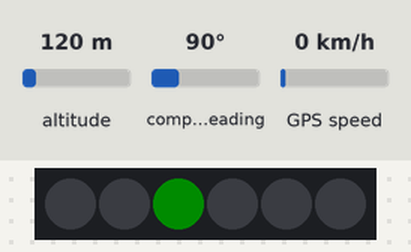
Recording of a sketch running on a simulated ESP8266 (NodeMCU). Parts: 6 RGB LEDs in strip order, left to right. The inputs (shaded band) are chosen by the test bench; at power-on: altitude 120 m, compass heading 90°, GPS speed 0 km/h. Dim RGB values are drawn brighter than linear; WiFi joins after 1.5 s; servers stay silent unless stated; network time is answered at once with the bench clock; the local clock reads 2024-03-15 10:24:30 at power-on unless the sketch sets it; the GPS gets a fix after 3 s at 37.7749, -122.4194 with 8 satellites; what the sketch prints to the serial monitor is not drawn.

Above: at 0.21 s.
At 1.0 s:
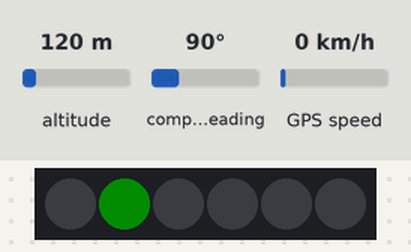
At 1.41 s:
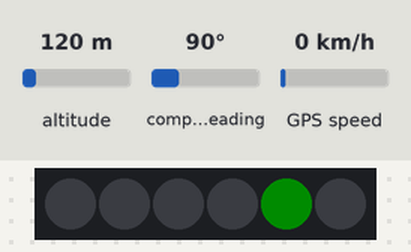
Timing chart, 0 to 3.0 s (numbered marks = the images above):
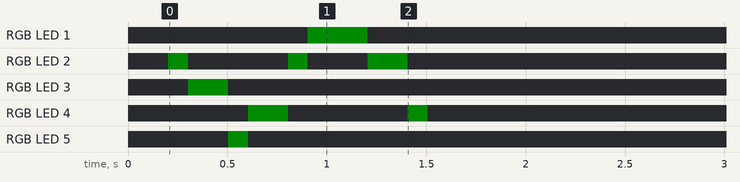

The sketch:

NodeMCU_GPS_v1.0.3.ino
```cpp
#include "add_lib.h"
#include "config.h"

Adafruit_NeoPixel pixels(NUMPIXELS, PIN, NEO_GRB + NEO_KHZ800);
WiFiUDP ntpUDP;////time
NTPClient timeClient(ntpUDP);////time
TinyGPS gps;
SoftwareSerial ss(D5, D4); //d5 прием, d4 передача, преднастройка порта ЖиПиЭс
#include "function.h"
const char* ssid     = STASSID;
const char* password = STAPSK;
unsigned long eptime; //Переменная для времени с начала эпохи

void setup() //инициализация
{
  Serial.begin(115200); //инициализация физического порта
  ss.begin(9600); //инициализация порта ЖиПиЭс

///led
  #if defined(__AVR_ATtiny85__) && (F_CPU == 16000000)
clock_prescale_set(clock_div_1);
#endif
pixels.begin(); // инициализация NeoPixel объекта (включая)pixels.setBrightness(10);
pixels.clear();
pixels.setBrightness(20);
////led

Serial.print("Connecting to ");
Serial.println(ssid);

WiFi.mode(WIFI_STA); //режим станция
WiFi.begin(ssid, password); //стартуем подключение к точке доступа

while (WiFi.status() != WL_CONNECTED) { // цикл. Ожидание соединения с точкой. пока не будет канала связи - ждемс
delay(100);
Serial.print(".");

if(nap_led >0) { i_led--;} else {i_led++; } //если мы свалили за границы доступного адресного пространства - идем в другую сторону

if(i_led > NUMPIXELS-2) {nap_led = 1;} //меняем направление
pixels.clear();
pixels.setPixelColor(i_led, pixels.Color(0, 150, 0));
pixels.show();

if(i_led < 1) { nap_led = 0;}  //меняем направление
}

Serial.println("");
Serial.println("WiFi connected");
Serial.println("IP address: ");
Serial.println(WiFi.localIP());
all_led_off(); //гасим все индикаторы

timeClient.begin();////time
timeClient.update();////time
eptime = timeClient.getEpochTime(); //Получаем время с начала эпохи
}

void loop() //ебашим цикл main
{
  bool newData = false;
  unsigned long chars;
  unsigned short sentences, failed;


  // каждую секунду проверяем наличие пакета
  for (unsigned long start = millis(); millis() - start < 1000;)
  {
    while (ss.available()) //пришел пакет от жипиэс
    {
      char c = ss.read();
      // Serial.write(c); // отладка. переслать nmea данные в физический порт
      if (gps.encode(c)) // удалось раскодировать nmea
        newData = true;
    }
  }

if (newData) // если получены и расшифрованы данные с приемника ЖиПиЭс
{
float flat, flon;
unsigned long age;
gps.f_get_position(&flat, &flon, &age); //получаем, раскодируем, шлем в порт отладки
Serial.print("LAT=");
Serial.print(flat == TinyGPS::GPS_INVALID_F_ANGLE ? 0.0 : flat, 6);
Serial.print(" LON=");
Serial.print(flon == TinyGPS::GPS_INVALID_F_ANGLE ? 0.0 : flon, 6);
Serial.print(" SAT=");
Serial.print(gps.satellites() == TinyGPS::GPS_INVALID_SATELLITES ? 0 : gps.satellites());
Serial.print(" PREC=");
Serial.print(gps.hdop() == TinyGPS::GPS_INVALID_HDOP ? 0 : gps.hdop());
//---------------------------------//
WiFiClient client;
//дальше формируем и отправляем пакет в облако
Serial.println("sending data to server");
client.connect("it-stories.ru", 80);
client.print("GET /gps/gps.php?");
client.print("devid=");
client.print(DEVID);
client.print("&");
client.print("eptime=");////time
client.print(eptime);////time
client.print("&");
client.print("lat=");
client.print(flat == TinyGPS::GPS_INVALID_F_ANGLE ? 0.0 : flat, 6);
client.print("&");
client.print("lot=");
client.print(flon == TinyGPS::GPS_INVALID_F_ANGLE ? 0.0 : flon, 6);
client.print("&");
client.print("speed=");
client.print(gps.speed());
client.println(" HTTP/1.1");
client.print("Host: ");
client.println("it-stories.ru");
client.println("Connection: close");
client.println();
client.println();
client.stop();
client.flush();
//----------------------------//
}
//ну а тут шлем в отладочный порт статистику пакетов от приемника
gps.stats(&chars, &sentences, &failed);
Serial.print(" CHARS=");
Serial.print(chars);
Serial.print(" SENTENCES=");
Serial.print(sentences);
Serial.print(" CSUM ERR=");
Serial.println(failed);
if (chars == 0) { Serial.println("** Нет данных, принятых от GPS. Проверьте подключение. **"); } //как понятно, что все плохо. пакетов нет
}
```

add_lib.h
```cpp
#include <SoftwareSerial.h> // Программный uart
#include <TinyGPS.h> // Расшифровка nmea
#include <ESP8266WiFi.h> //WiFi
#include <NTPClient.h>////time
#include <WiFiUdp.h>/////time
#include <Adafruit_NeoPixel.h> //Адресная лента
#ifdef __AVR__
 #include <avr/power.h> // Required for 16 MHz Adafruit Trinket
#endif
```

function.h
```cpp
void all_led_off() { //функция выключения всех сегментов диодной матрицы
for(int i=0; i<NUMPIXELS; i++) {
pixels.setPixelColor(i, pixels.Color(0, 0, 0));
}
pixels.show();
}
```

config.h
```cpp
int i_led=0; // Сяетчыик ленты
#define PIN D1 // Пин ленты
#define NUMPIXELS 6 // Сколько пикселей в ленте
int nap_led = 0; //Направление ленты
#define DEVID "1000-0000-0000-0000-1" // Уникальный идентификатор оборудования
#ifndef STASSID
#define STASSID "FreeWiFi" //имя нашей сети (временно делаем через вифи)
#define STAPSK  "12345678" //как уже догадался, пароль вифи
#endif
```
